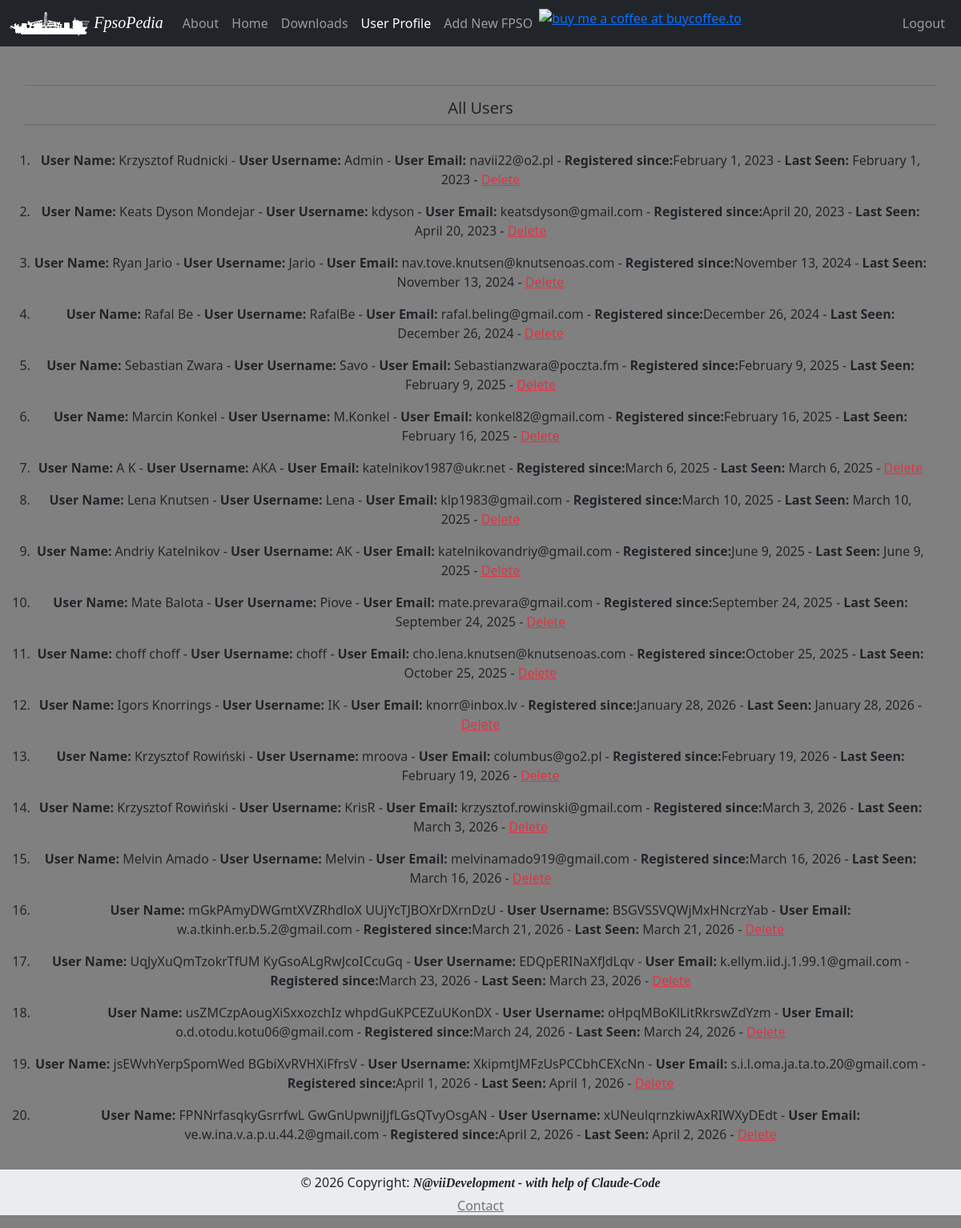
/all_users (signed in), run on the app's committed database.
### App/models.py (models this page shows, shortened)
class User (db.Model, UserMixin):
    id = db.Column(db.Integer, primary_key=True)
    user_name = db.Column(db.String, index=True)
    user_surname = db.Column(db.String, index=True)
    username = db.Column(db.String, index=True, unique=True)
    user_email = db.Column(db.String, index=True, unique=True)
    user_blog = db.Column(db.String, index=True)
    user_password_hash = db.Column(db.String(128))
    user_since = db.Column(db.DateTime, default=datetime.utcnow)
    user_last_seen= db.Column(db.DateTime, default=datetime.utcnow)
    favorite = db.relationship('Fpso', secondary=favorite, backref='followers', lazy='dynamic')
    posts = db.relationship('Post', backref = 'author', lazy='dynamic')

### App/routes.py (the view)
@app.route('/all_users', methods=['GET', 'POST'])
def all_users():
    users = User.query.order_by(User.user_since).all()
    return render_template('all_users.html', title = 'All Users', users=users)

### App/models.py (called while the page is built)
@login.user_loader
def load_user(id):
    return User.query.get(int(id))

### App/templates/all_users.html (shortened to what this page needs)
{% extends "base.html" %}
{% set active_page = 'dashboard' %}
{%  block content %}
<div class="row mb-3">
  <hr>
  <h5 class="text-center">All Users</h5>
  <hr>
</div>
<div class="row">
        {% if users %}
            <ol>
            {% for user in users %}
                <li>
                    {% include '_all_users.html' %}
                </li>
            {% endfor %}
            </ol>
        {% else %}
            <p class="text-center text-muted">There no registered users!!!</p>
        {% endif %}
    </div>
{% endblock %}

### App/templates/_all_users.html
<p><b>User Name: </b>{{ user.user_name }} {{ user.user_surname }} - <b>User Username: </b>{{ user.username }} - <b>User Email: </b>{{ user.user_email }} - <b>Registered since:</b>{{ moment(user.user_since).format('LL') }} - <b>Last Seen: </b>{{ moment(user.user_last_seen).format('LL') }} - <a href="{{ url_for('delete_User_warning', id=user.id) }}" class="card-link link-danger">Delete</a> </p>

### App/static/css/style.css (style rules this page uses)
body { background-color: gray; }

### data on the page
User: user_name "Krzysztof", user_surname "Rudnicki", username "Admin", user_email "navii22@o2.pl", user_since "February 1, 2023", user_last_seen "February 1, 2023"
User: user_name "Keats Dyson", user_surname "Mondejar", username "kdyson", user_email "keatsdyson@gmail.com", user_since "April 20, 2023", user_last_seen "April 20, 2023"
User: user_name "Ryan", user_surname "Jario", username "Jario", user_email "nav.tove.knutsen@knutsenoas.com", user_since "November 13, 2024", user_last_seen "November 13, 2024"
User: user_name "Rafal", user_surname "Be", username "RafalBe", user_email "rafal.beling@gmail.com", user_since "December 26, 2024", user_last_seen "December 26, 2024"
User: user_name "Sebastian", user_surname "Zwara", username "Savo", user_email "Sebastianzwara@poczta.fm", user_since "February 9, 2025", user_last_seen "February 9, 2025"
User: user_name "Marcin", user_surname "Konkel", username "M.Konkel", user_email "konkel82@gmail.com", user_since "February 16, 2025", user_last_seen "February 16, 2025"
User: user_name "A", user_surname "K", username "AKA", user_email "katelnikov1987@ukr.net", user_since "March 6, 2025", user_last_seen "March 6, 2025"
User: user_name "Lena", user_surname "Knutsen", username "Lena", user_email "klp1983@gmail.com", user_since "March 10, 2025", user_last_seen "March 10, 2025"
User: user_name "Andriy", user_surname "Katelnikov", username "AK", user_email "katelnikovandriy@gmail.com", user_since "June 9, 2025", user_last_seen "June 9, 2025"
User: user_name "Mate", user_surname "Balota", username "Piove", user_email "mate.prevara@gmail.com", user_since "September 24, 2025", user_last_seen "September 24, 2025"
User: user_name "choff", user_surname "choff", username "choff", user_email "cho.lena.knutsen@knutsenoas.com", user_since "October 25, 2025", user_last_seen "October 25, 2025"
User: user_name "Igors", user_surname "Knorrings", username "IK", user_email "knorr@inbox.lv", user_since "January 28, 2026", user_last_seen "January 28, 2026"
User: user_name "Krzysztof", user_surname "Rowiński", username "mroova", user_email "columbus@go2.pl", user_since "February 19, 2026", user_last_seen "February 19, 2026"
User: user_name "Krzysztof", user_surname "Rowiński", username "KrisR", user_email "krzysztof.rowinski@gmail.com", user_since "March 3, 2026", user_last_seen "March 3, 2026"
User: user_name "Melvin", user_surname "Amado", username "Melvin", user_email "melvinamado919@gmail.com", user_since "March 16, 2026", user_last_seen "March 16, 2026"
User: user_name "mGkPAmyDWGmtXVZRhdloX", user_surname "UUjYcTJBOXrDXrnDzU", username "BSGVSSVQWjMxHNcrzYab", user_email "w.a.tkinh.er.b.5.2@gmail.com", user_since "March 21, 2026", user_last_seen "March 21, 2026"
User: user_name "UqJyXuQmTzokrTfUM", user_surname "KyGsoALgRwJcoICcuGq", username "EDQpERINaXfJdLqv", user_email "k.ellym.iid.j.1.99.1@gmail.com", user_since "March 23, 2026", user_last_seen "March 23, 2026"
User: user_name "usZMCzpAougXiSxxozchIz", user_surname "whpdGuKPCEZuUKonDX", username "oHpqMBoKlLitRkrswZdYzm", user_email "o.d.otodu.kotu06@gmail.com", user_since "March 24, 2026", user_last_seen "March 24, 2026"
User: user_name "jsEWvhYerpSpomWed", user_surname "BGbiXvRVHXiFfrsV", username "XkipmtJMFzUsPCCbhCEXcNn", user_email "s.i.l.oma.ja.ta.to.20@gmail.com", user_since "April 1, 2026", user_last_seen "April 1, 2026"
User: user_name "FPNNrfasqkyGsrrfwL", user_surname "GwGnUpwniJjfLGsQTvyOsgAN", username "xUNeulqrnzkiwAxRIWXyDEdt", user_email "ve.w.ina.v.a.p.u.44.2@gmail.com", user_since "April 2, 2026", user_last_seen "April 2, 2026"
